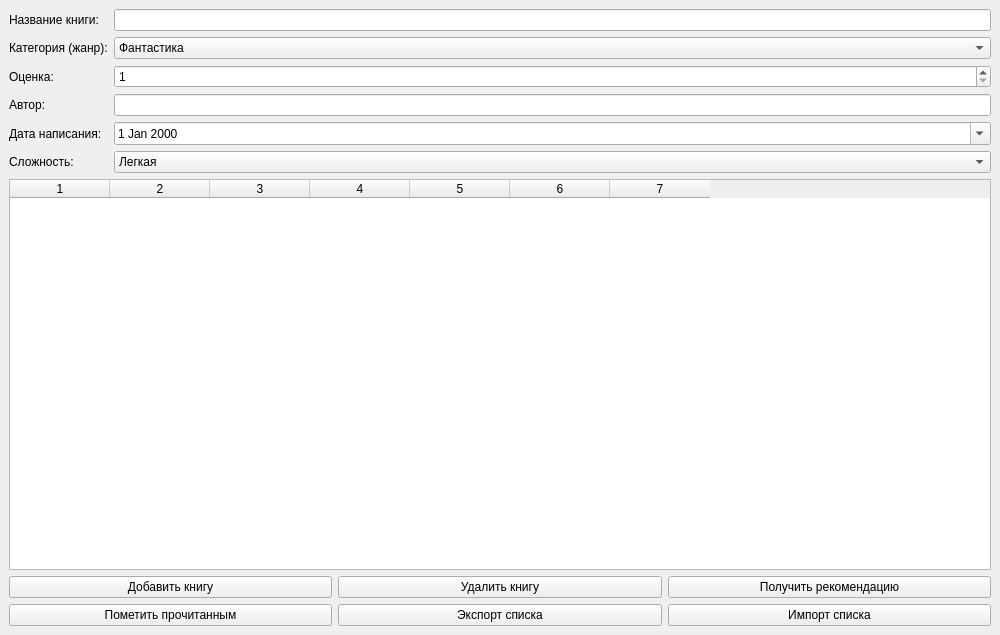
<?xml version="1.0" encoding="UTF-8"?>
<ui version="4.0">
 <class>MainWindow</class>
 <widget class="QMainWindow" name="MainWindow">
  <property name="geometry">
   <rect>
    <x>0</x>
    <y>0</y>
    <width>1000</width>
    <height>635</height>
   </rect>
  </property>
  <property name="windowTitle">
   <string>Система учета прочитанной литературы</string>
  </property>
  <widget class="QWidget" name="centralwidget">
   <layout class="QVBoxLayout" name="verticalLayout">
    <item>
     <layout class="QGridLayout" name="gridLayout">
      <item row="0" column="0">
       <widget class="QLabel" name="label_title">
        <property name="text">
         <string>Название книги:</string>
        </property>
       </widget>
      </item>
      <item row="0" column="1">
       <widget class="QLineEdit" name="lineEdit_title"/>
      </item>
      <item row="1" column="0">
       <widget class="QLabel" name="label_category">
        <property name="text">
         <string>Категория (жанр):</string>
        </property>
       </widget>
      </item>
      <item row="1" column="1">
       <widget class="QComboBox" name="comboBox_category">
        <item>
         <property name="text">
          <string>Фантастика</string>
         </property>
        </item>
        <item>
         <property name="text">
          <string>Фэнтези</string>
         </property>
        </item>
        <item>
         <property name="text">
          <string>Детектив</string>
         </property>
        </item>
        <item>
         <property name="text">
          <string>Роман</string>
         </property>
        </item>
        <item>
         <property name="text">
          <string>Научная литература</string>
         </property>
        </item>
        <item>
         <property name="text">
          <string>История</string>
         </property>
        </item>
        <item>
         <property name="text">
          <string>Биография</string>
         </property>
        </item>
        <item>
         <property name="text">
          <string>Поэзия</string>
         </property>
        </item>
        <item>
         <property name="text">
          <string>Триллер</string>
         </property>
        </item>
        <item>
         <property name="text">
          <string>Приключения</string>
         </property>
        </item>
       </widget>
      </item>
      <item row="2" column="0">
       <widget class="QLabel" name="label_rating">
        <property name="text">
         <string>Оценка:</string>
        </property>
       </widget>
      </item>
      <item row="2" column="1">
       <widget class="QSpinBox" name="spinBox_rating">
        <property name="minimum">
         <number>1</number>
        </property>
        <property name="maximum">
         <number>10</number>
        </property>
       </widget>
      </item>
      <item row="3" column="0">
       <widget class="QLabel" name="label_author">
        <property name="text">
         <string>Автор:</string>
        </property>
       </widget>
      </item>
      <item row="3" column="1">
       <widget class="QLineEdit" name="lineEdit_author"/>
      </item>
      <item row="4" column="0">
       <widget class="QLabel" name="label_date">
        <property name="text">
         <string>Дата написания:</string>
        </property>
       </widget>
      </item>
      <item row="4" column="1">
       <widget class="QDateEdit" name="dateEdit_date">
        <property name="calendarPopup">
         <bool>true</bool>
        </property>
       </widget>
      </item>
      <item row="5" column="0">
       <widget class="QLabel" name="label_difficulty">
        <property name="text">
         <string>Сложность:</string>
        </property>
       </widget>
      </item>
      <item row="5" column="1">
       <widget class="QComboBox" name="comboBox_difficulty">
        <item>
         <property name="text">
          <string>Легкая</string>
         </property>
        </item>
        <item>
         <property name="text">
          <string>Средняя</string>
         </property>
        </item>
        <item>
         <property name="text">
          <string>Сложная</string>
         </property>
        </item>
       </widget>
      </item>
     </layout>
    </item>
    <item>
     <widget class="QTableWidget" name="tableWidget_books">
      <property name="columnCount">
       <number>7</number>
      </property>
      <property name="horizontalHeaderLabels" stdset="0">
       <stringlist>
        <string>Название</string>
        <string>Категория</string>
        <string>Оценка</string>
        <string>Автор</string>
        <string>Дата</string>
        <string>Сложность</string>
        <string>Статус</string>
       </stringlist>
      </property>
      <column/>
      <column/>
      <column/>
      <column/>
      <column/>
      <column/>
      <column/>
     </widget>
    </item>
    <item>
     <layout class="QHBoxLayout" name="horizontalLayout_buttons">
      <item>
       <widget class="QPushButton" name="pushButton_add">
        <property name="text">
         <string>Добавить книгу</string>
        </property>
       </widget>
      </item>
      <item>
       <widget class="QPushButton" name="pushButton_delete">
        <property name="text">
         <string>Удалить книгу</string>
        </property>
       </widget>
      </item>
      <item>
       <widget class="QPushButton" name="pushButton_recommend">
        <property name="text">
         <string>Получить рекомендацию</string>
        </property>
       </widget>
      </item>
     </layout>
    </item>
    <item>
     <layout class="QHBoxLayout" name="horizontalLayout_buttons">
      <item>
       <widget class="QPushButton" name="pushButton_checked">
        <property name="text">
         <string>Пометить прочитанным</string>
        </property>
       </widget>
      </item>
      <item>
       <widget class="QPushButton" name="pushButton_export">
        <property name="text">
         <string>Экспорт списка</string>
        </property>
       </widget>
      </item>
      <item>
       <widget class="QPushButton" name="pushButton_import">
        <property name="text">
         <string>Импорт списка</string>
        </property>
       </widget>
      </item>
     </layout>
    </item>
   </layout>
  </widget>
 </widget>
 <resources/>
 <connections/>
</ui>
